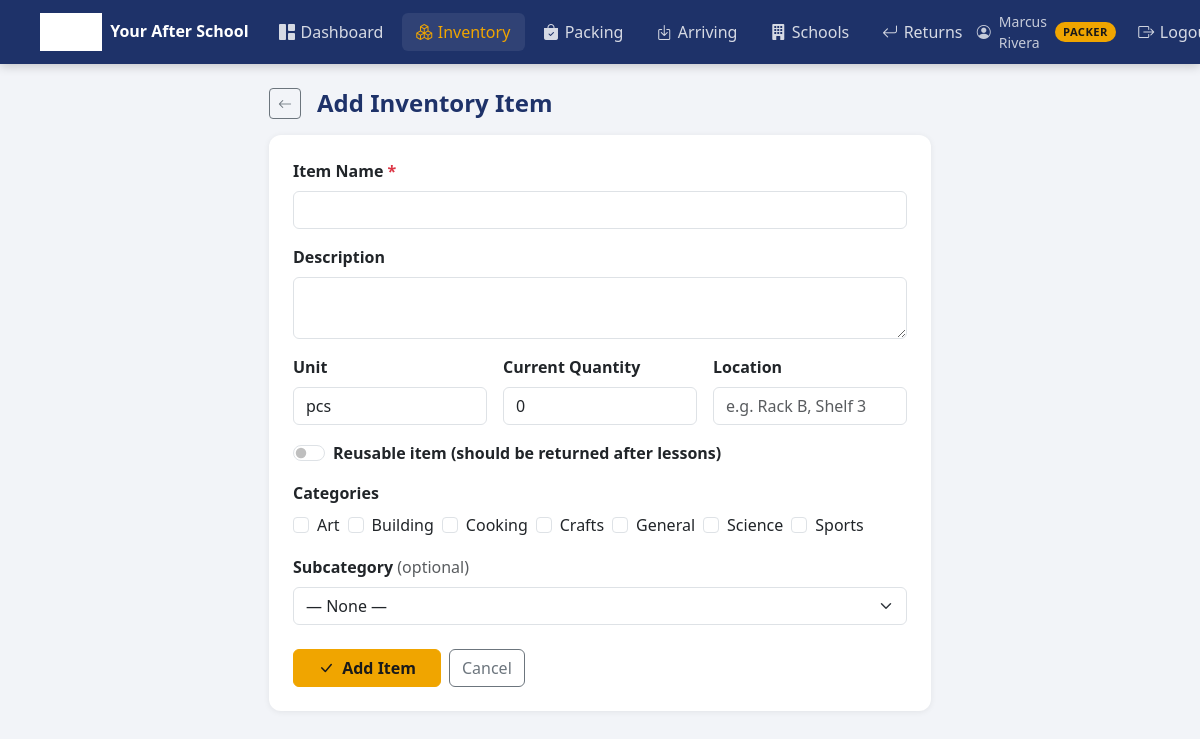
The app's page /inventory/add (signed in) with its own data.
### tables this page shows
CREATE TABLE users (
    id            INTEGER PRIMARY KEY AUTOINCREMENT,
    username      TEXT    UNIQUE NOT NULL,
    password_hash TEXT    NOT NULL,
    full_name     TEXT,
    role          TEXT    NOT NULL DEFAULT 'packer', -- admin, packer, site_director, teacher
    school_id     INTEGER,
    active        INTEGER DEFAULT 1,
    created_at    TIMESTAMP DEFAULT CURRENT_TIMESTAMP,
    FOREIGN KEY (school_id) REFERENCES schools(id)
);

CREATE TABLE categories (
    id   INTEGER PRIMARY KEY AUTOINCREMENT,
    name TEXT NOT NULL UNIQUE
);

### app.py (the view, shortened to what this page needs)
@app.route('/inventory/add', methods=['GET', 'POST'])
@role_required('admin', 'packer')
def inventory_add():
    db = get_db()
    categories    = db.execute('SELECT * FROM categories ORDER BY name').fetchall()
    subcategories = db.execute(
        'SELECT sc.*, c.name AS cat_name FROM subcategories sc JOIN categories c ON sc.category_id=c.id ORDER BY c.name, sc.name'
    ).fetchall()
    db.close()
    return render_template('inventory/item_form.html', item=None,
                           categories=categories, subcategories=subcategories, selected_cats=[])

### app.py (called while the page is built)
def get_db():
    db = sqlite3.connect(DATABASE)
    db.row_factory = sqlite3.Row
    db.execute("PRAGMA foreign_keys = ON")
    return db

@login_manager.user_loader
def load_user(uid):
    db = get_db()
    row = db.execute('SELECT * FROM users WHERE id = ?', [uid]).fetchone()
    db.close()
    return User(row) if row else None

def role_required(*roles):
    def dec(f):
        @wraps(f)
        @login_required
        def wrapped(*args, **kw):
            if current_user.role == 'site_director':
                return redirect(url_for('director_portal'))
            if current_user.role not in roles:
                flash('You do not have permission to view that page.', 'danger')
                return redirect(url_for('dashboard'))
            return f(*args, **kw)
        return wrapped
    return dec

    @property
    def display_role(self):
        return {'admin': 'Admin', 'packer': 'Packer',
                'site_director': 'Site Director',
                'teacher': 'Teacher'}.get(self.role, self.role)

### templates/inventory/item_form.html (shortened to what this page needs)
{% extends 'base.html' %}
{% block content %}
<div class="row justify-content-center">
  <div class="col-lg-7">
    <div class="d-flex align-items-center gap-3 mb-3">
      <a href="{{ url_for('inventory') }}" class="btn btn-outline-secondary btn-sm">
        <i class="bi bi-arrow-left"></i>
      </a>
      <h4 class="mb-0 fw-bold" style="color:var(--navy)">
        {{ 'Edit Item' if item else 'Add Inventory Item' }}
      </h4>
    </div>
    <div class="card">
      <div class="card-body p-4">
        <form method="post">
          <div class="mb-3">
            <label class="form-label fw-semibold">Item Name <span class="text-danger">*</span></label>
            <input type="text" name="name" class="form-control"
                   value="{{ item.name if item else '' }}" required>
          </div>
          <div class="mb-3">
            <label class="form-label fw-semibold">Description</label>
            <textarea name="description" class="form-control" rows="2">{{ item.description if item else '' }}</textarea>
          </div>
          <div class="row g-3 mb-3">
            <div class="col-sm-4">
              <label class="form-label fw-semibold">Unit</label>
              <input type="text" name="unit" class="form-control"
                     value="{{ item.unit if item else 'pcs' }}"
                     list="unit-options">
            </div>
            <div class="col-sm-4">
              <label class="form-label fw-semibold">Current Quantity</label>
              <input type="number" name="quantity" class="form-control" min="0"
                     value="{{ item.quantity if item else 0 }}">
            </div>
            <div class="col-sm-4">
              <label class="form-label fw-semibold">Location</label>
              <input type="text" name="location" class="form-control"
                     placeholder="e.g. Rack B, Shelf 3"
                     value="{{ item.location if item else '' }}">
            </div>
          </div>
          <div class="mb-3">
            <div class="form-check form-switch">
              <input class="form-check-input" type="checkbox" name="is_reusable" id="is_reusable"
                     {% if item and item.is_reusable %}checked{% endif %}>
              <label class="form-check-label fw-semibold" for="is_reusable">
                Reusable item (should be returned after lessons)
              </label>
            </div>
          </div>
          <div class="mb-3">
            <label class="form-label fw-semibold">Categories</label>
            <div class="d-flex flex-wrap gap-2">
              {% for cat in categories %}
              <div class="form-check">
                <input class="form-check-input cat-checkbox" type="checkbox"
                       name="categories" value="{{ cat.id }}"
                       id="cat_{{ cat.id }}"
                       data-cat-id="{{ cat.id }}"
                       {% if cat.id|string in selected_cats %}checked{% endif %}>
                <label class="form-check-label" for="cat_{{ cat.id }}">{{ cat.name }}</label>
              </div>
              {% endfor %}
            </div>
          </div>
          {% if subcategories %}
          <div class="mb-4">
            <label class="form-label fw-semibold">Subcategory <span class="text-muted fw-normal">(optional)</span></label>
            <select name="subcategory_id" id="subcategory_id" class="form-select">
              <option value="">— None —</option>
            </select>
          </div>
          {% endif %}
          <div class="d-flex gap-2">
            <button type="submit" class="btn btn-gold px-4">
              <i class="bi bi-check-lg me-1"></i>
              {{ 'Save Changes' if item else 'Add Item' }}
            </button>
            <a href="{{ url_for('inventory') }}" class="btn btn-outline-secondary">Cancel</a>
          </div>
        </form>
      </div>
    </div>
  </div>
</div>
{% endblock %}

### templates/base.html (shortened to what this page needs)
<!DOCTYPE html>
<html lang="en">
<head>
  <link rel="stylesheet" href="https://cdn.jsdelivr.net/npm/bootstrap@5.3.2/dist/css/bootstrap.min.css">
  <link rel="stylesheet" href="https://cdn.jsdelivr.net/npm/bootstrap-icons@1.11.3/font/bootstrap-icons.min.css">
  <link rel="stylesheet" href="{{ url_for('static', filename='css/style.css') }}">
</head>
<body>
{% if current_user.is_authenticated %}
<nav class="navbar navbar-expand-lg">
  <div class="container-fluid px-4">
    <a class="navbar-brand" href="{{ url_for('dashboard') }}">
      <img src="{{ url_for('static', filename='logo.jpg') }}" alt="YAS" onerror="this.style.display='none'">
      <span class="navbar-brand-text">Your After School</span>
    </a>
    <div class="collapse navbar-collapse" id="mainNav">
      <ul class="navbar-nav me-auto gap-1">
        {% if current_user.role == 'site_director' %}
        <li class="nav-item">
          <a class="nav-link {% if request.endpoint == 'director_portal' %}active{% endif %}"
             href="{{ url_for('director_portal') }}">
            <i class="bi bi-grid-1x2-fill"></i> My School
          </a>
        </li>
        {% else %}
        <li class="nav-item">
          <a class="nav-link {% if request.endpoint == 'dashboard' %}active{% endif %}"
             href="{{ url_for('dashboard') }}">
            <i class="bi bi-grid-1x2-fill"></i> Dashboard
          </a>
        </li>
        <li class="nav-item">
          <a class="nav-link {% if 'inventory' in (request.endpoint or '') %}active{% endif %}"
             href="{{ url_for('inventory') }}">
            <i class="bi bi-boxes"></i> Inventory
          </a>
        </li>
        <li class="nav-item">
          <a class="nav-link {% if 'packing' in (request.endpoint or '') %}active{% endif %}"
             href="{{ url_for('packing') }}">
            <i class="bi bi-bag-check-fill"></i> Packing
          </a>
        </li>
        <li class="nav-item">
          <a class="nav-link {% if 'arriving' in (request.endpoint or '') %}active{% endif %}"
             href="{{ url_for('arriving') }}">
            <i class="bi bi-box-arrow-in-down"></i> Arriving
          </a>
        </li>
        <li class="nav-item">
          <a class="nav-link {% if 'school' in (request.endpoint or '') %}active{% endif %}"
             href="{{ url_for('schools') }}">
            <i class="bi bi-building-fill"></i> Schools
          </a>
        </li>
        <li class="nav-item">
          <a class="nav-link {% if 'return' in (request.endpoint or '') %}active{% endif %}"
             href="{{ url_for('returns') }}">
            <i class="bi bi-arrow-return-left"></i> Returns
          </a>
        </li>
        {% endif %}
      </ul>
      <ul class="navbar-nav align-items-center gap-2">
        <li class="nav-item d-flex align-items-center gap-2" style="color:rgba(255,255,255,0.75);font-size:.875rem;">
          <i class="bi bi-person-circle"></i>
          <span>{{ current_user.full_name or current_user.username }}</span>
          <span class="role-badge">{{ current_user.display_role }}</span>
        </li>
        <li class="nav-item">
          <a class="nav-link" href="{{ url_for('logout') }}">
            <i class="bi bi-box-arrow-right"></i> Logout
          </a>
        </li>
      </ul>
    </div>
  </div>
</nav>
{% endif %}
<div class="{% if current_user.is_authenticated %}container-fluid py-4 px-4{% endif %}">
  {% block content %}{% endblock %}
</div>
</body>
</html>

### static/css/style.css (style rules this page uses)
:root { --navy: #1E3269; --navy-light: #2a4494; --navy-dark: #152448; --gold: #F0A500; --gold-dark: #c88900; --bg: #f2f4f8; --white: #ffffff; --text: #2c3e50; --muted: #6c757d; --border: #dee2e6; --success: #198754; --warning: #ffc107; --danger: #dc3545; }
body { background: var(--bg); color: var(--text); font-family: 'Segoe UI', system-ui, -apple-system, sans-serif; min-height: 100vh; }
.navbar { background: var(--navy) !important; box-shadow: 0 2px 10px rgba(0,0,0,0.2); padding: 0.5rem 1rem; }
.navbar-brand { display: flex; align-items: center; gap: 0.5rem; text-decoration: none; }
.navbar-brand img { height: 38px; filter: brightness(0) invert(1); }
.navbar-brand-text { color: white; font-weight: 700; font-size: 1rem; line-height: 1.2; }
.navbar .nav-link { color: rgba(255,255,255,0.82) !important; font-weight: 500; padding: 0.45rem 0.9rem !important; border-radius: 6px; transition: background 0.15s, color 0.15s; display: flex; align-items: center; gap: 0.35rem; }
.navbar .nav-link.active { color: var(--gold) !important; background: rgba(255,255,255,0.08); }
.role-badge { background: var(--gold); color: #1a1a1a; font-size: 0.7rem; font-weight: 700; padding: 2px 8px; border-radius: 12px; text-transform: uppercase; letter-spacing: 0.04em; }
.card { border: none; border-radius: 12px; box-shadow: 0 1px 6px rgba(0,0,0,0.07); margin-bottom: 1.5rem; }
.btn-gold { background: var(--gold); border-color: var(--gold); color: #1a1a1a; font-weight: 600; }

### records on screen
users: full_name "Marcus Rivera", display_role "PACKER"
categories: name "Art"
categories: name "Building"
categories: name "Cooking"
categories: name "Crafts"
categories: name "General"
categories: name "Science"
categories: name "Sports"

### other values on screen
{{ 'Edit Item' if item else 'Add Inventory Item' }} "Add Inventory Item"
{{ 'Save Changes' if item else 'Add Item' }} "Add Item"
